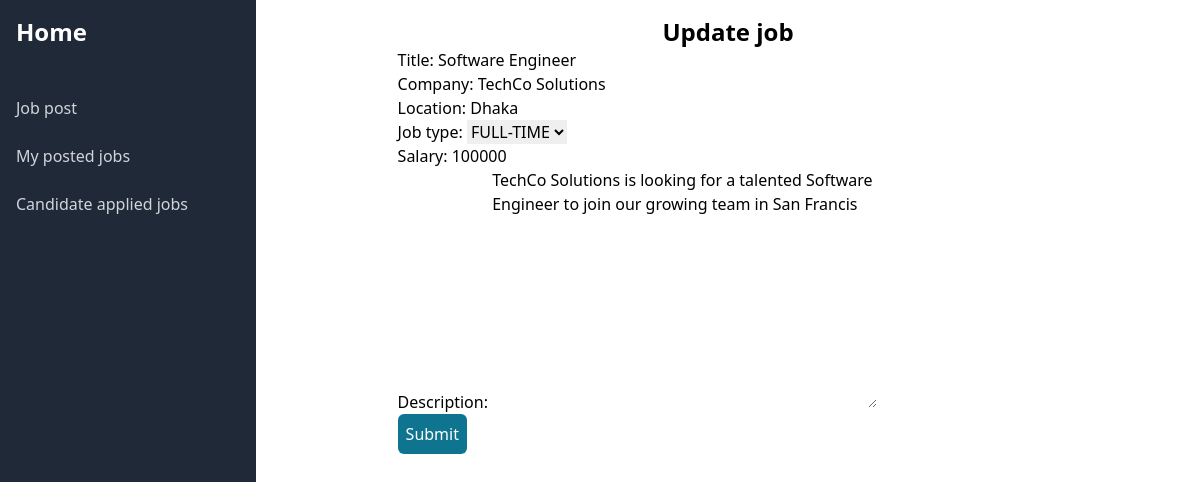
The page /update_post/7 on the database its author committed.
### dashboard/models.py (models this page shows, shortened)
class JobPostModel(models.Model):
    user = models.ForeignKey(User, on_delete=models.CASCADE)
    title = models.CharField(max_length=50)
    company = models.CharField(max_length=50, unique=True)
    location = models.CharField(max_length=50)
    job_type = models.CharField(choices=JOB_TYPE, max_length=50)
    salary = models.IntegerField()
    description = models.TextField(max_length=100)
    publish_date = models.DateTimeField(auto_now_add=True)

### dashboard/views.py (the view)
# urls.py: path('update_post/<int:pk>', views.UpdateJob.as_view(), name='update_post'),
class UpdateJob(UpdateView):
    template_name = 'dashboard/update_job.html'
    model = JobPostModel
    form_class = JobPostModelForm
    success_url = reverse_lazy('posted_job')

### dashboard/forms.py
class JobPostModelForm(forms.ModelForm):
    class Meta:
        model = JobPostModel
        fields = ['title', 'company', 'location', 'job_type', 'salary', 'description']

### accounts/context_processors.py (called while the page is built)
def register_info(request):
    if not isinstance(request.user, AnonymousUser):
        try:
            register_info = RegisterInfoModel.objects.get(user=request.user)
        except RegisterInfoModel.DoesNotExist:
            register_info = None
        return {'register_info': register_info}
    else:
        return {'register_info': None}

### price_plan/context_processors.py (called while the page is built)
def payment_info(request):
    try:
        payment_info = PricePlanModel.objects.get(user = request.user)
    except:
        payment_info = None
    return {'payment_info': payment_info}

### dashboard/templates/dashboard/update_job.html (shortened to what this page needs)
{% extends "dashboard/base.html" %}
{% load crispy_forms_tags %}
{% load tailwind_filters%}
{% block content %}
    <div class="w-[70%] mx-auto mt-4">
        <h3 class="font-bold text-2xl text-center">Update job</h3>
        <form action="" method="post">
            {{form|crispy}}
            <input type="submit" value="Submit" class="bg-cyan-700 text-white p-2 rounded-md">
        </form>
    </div>
{% endblock content %}

### rows shown on the page
JobPostModel: title "Software Engineer", company "TechCo Solutions", location "Dhaka", job_type "FULL-TIME", salary "100000", description "TechCo Solutions is looking for a talented Software Engineer to join our growing team in San Francis"
